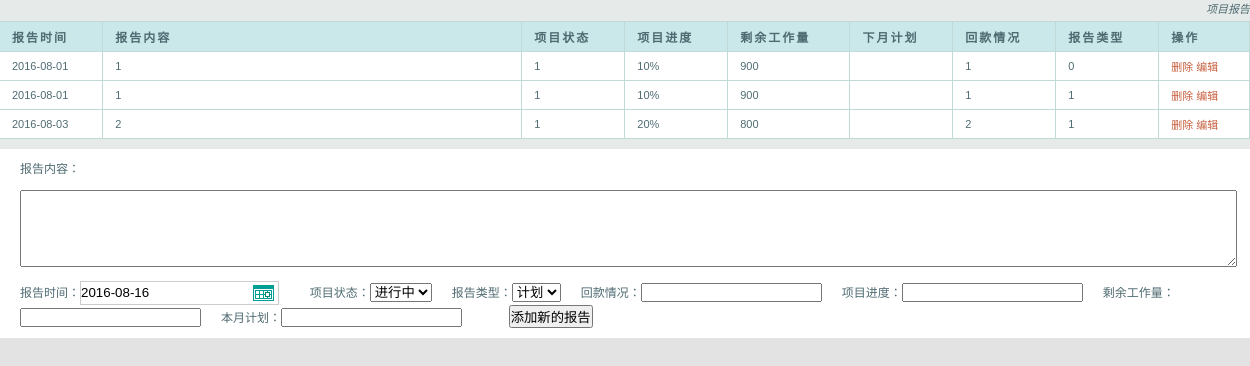
/projectreport.php?pid=16, run on the app's committed database.
### tables this page shows
CREATE TABLE IF NOT EXISTS `projectreport` (
  `id` int(11) NOT NULL AUTO_INCREMENT,
  `projectid` int(11) DEFAULT NULL,
  `reportcontent` varchar(500) DEFAULT NULL,
  `reportdate` datetime DEFAULT NULL,
  `status` varchar(20) DEFAULT NULL,
  `progress` varchar(20) DEFAULT NULL,
  `remainwork` varchar(500) NOT NULL,
  `monthplan` varchar(500) NOT NULL,
  `returnmoney` varchar(20) DEFAULT NULL,
  `flag` int(11) NOT NULL,
  PRIMARY KEY (`id`)
);

### projectreport.php (the view, shortened to what this page needs)
<!DOCTYPE html PUBLIC "-//W3C//DTD XHTML 1.0 Transitional//EN" "http://www.w3.org/TR/xhtml1/DTD/xhtml1-transitional.dtd">
<html xmlns="http://www.w3.org/1999/xhtml">
<head>
</head>
<body>
<table id="mytable" cellspacing="0">
<caption>项目报告</caption>
<th scope="col">报告时间</th>
<th scope="col">报告内容</th>
<th scope="col">项目状态</th>
<th scope="col">项目进度</th>
<th scope="col">剩余工作量</th>
<th scope="col">下月计划</th>
<th scope="col">回款情况</th>
<th scope="col">报告类型</th>
<th scope="col">操作</th>
<?php
$pid=$_GET['pid'];
$con = mysqli_connect('localhost', 'sa', '123456', 'calendardb');
mysqli_query($con,"set names 'utf8'");
$sql = "SELECT * FROM `projectreport` WHERE projectid=".$pid;
$result=mysqli_query($con,$sql);
while($row = mysqli_fetch_row($result)){
	$reportdate=$row[3];
	$reportcontent=$row[2];
	$projectstatus=$row[4];
	$projectprogress=$row[5];
	$remainwork=$row[6];
	$monthplan=$row[7];
	$returnmoney=$row[8];
	$reportclass=$row[9];
	$id=$row[0];
	$test="deletereport(".$id.")";
	$update="updatereport(".$id.")";
?>
<tr>
<td class="row"><?php echo date("Y-m-d",strtotime($reportdate)) ?></td>
<td class="row" width="400"><?php echo $reportcontent ?></td>
<td class="row"><?php echo $projectstatus ?></td>
<td class="row"><?php echo $projectprogress ?></td>
<td class="row"><?php echo $remainwork ?></td>
<td class="row"><?php echo $monthplan ?></td>
<td class="row"><?php echo $returnmoney ?></td>
<td class="row"><?php echo $reportclass ?></td>
<td class="row"><a href="javascript:void(0)"  onclick="<?php echo $test ?>" >删除</a>           	<a href="javascript:void(0)" onclick="<?php echo $update ?>" >编辑</a></td>
</tr>
<?php
	}
?>
</table>
<div class="box">
报告内容：<br/>&nbsp;&nbsp;&nbsp;&nbsp;&nbsp;&nbsp;&nbsp;&nbsp;&nbsp;&nbsp;<textarea name="reportinfo" id="reportinfo" cols="150" rows="5"></textarea><br/><br/>
报告时间：<input class="laydate-icon" id="reportdate" value=<?php echo date('Y-m-d',time()) ?>> &nbsp;&nbsp;&nbsp;&nbsp;&nbsp; <input class="text" id="idd"  style="width:0;height:0;visibility:hidden;"  value="">
项目状态：<select id="projectstatus"  name="projectstatus">
        <option value="1" >进行中</option>
		</select>&nbsp;&nbsp;&nbsp;&nbsp;&nbsp;
报告类型：<select id="reportclass"  name="reportclass">
        <option value="0" >计划</option>
		</select>&nbsp;&nbsp;&nbsp;&nbsp;&nbsp;
回款情况：<input type="text" id="returnmoney" name="returnmoney" />&nbsp;&nbsp;&nbsp;&nbsp;&nbsp;
项目进度：<input type="text" id="projectprogress" name="projectprogress" />&nbsp;&nbsp;&nbsp;&nbsp;&nbsp;
剩余工作量：<input type="text" id="remainwork" name="remainwork" />&nbsp;&nbsp;&nbsp;&nbsp;&nbsp;
本月计划：<input type="text" id="monthplan" name="monthplan" />
<input id="btnadd" type="button" value="添加新的报告" onclick="save()" />&nbsp;&nbsp;&nbsp;&nbsp;
</div>
</body>
</html>

### need/laydate.css (style rules this page uses)
.laydate-icon, .laydate-icon-default, .laydate-icon-danlan, .laydate-icon-dahong, .laydate-icon-molv { height:22px; line-height:22px; padding-right:20px; border:1px solid #C6C6C6; background-repeat:no-repeat; background-position:right center; background-color:#fff; outline:0; }

### projectreport.php (style rules this page uses)
* { margin:0;padding:0;list-style:none; }
html { background-color:#E3E3E3; font-size:14px; color:#000; font-family:'微软雅黑' }
a,a:hover { text-decoration:none; }
.box { width:100%; padding:10px 20px; background-color:#fff;margin:10px auto; }
body { font: normal 11px auto "Trebuchet MS", Verdana, Arial, Helvetica, sans-serif; color: #4f6b72; background: #E6EAE9; }
a { color: #c75f3e; }
#mytable { width: 100%; padding: 0; margin: 0; }
caption { padding: 0 0 5px 0; width: 100%; font: italic 11px "Trebuchet MS", Verdana, Arial, Helvetica, sans-serif; text-align: right; }
th { font: bold 11px "Trebuchet MS", Verdana, Arial, Helvetica, sans-serif; color: #4f6b72; border-right: 1px solid #C1DAD7; border-bottom: 1px solid #C1DAD7; border-top: 1px solid #C1DAD7; letter-spacing: 2px; text-transform: uppercase; text-align: left; padding: 6px 6px 6px 12px; background: #CAE8EA no-repeat; }
td { border-right: 1px solid #C1DAD7; border-bottom: 1px solid #C1DAD7; background: #fff; font-size:11px; padding: 6px 6px 6px 12px; color: #4f6b72; }
html>body td { font-size:11px; }
body,td,th { font-family: 宋体, Arial; font-size: 12px; }

### data on the page
projectreport: reportdate "2016-08-01", reportcontent "1", status "1", progress "10%", remainwork "900", returnmoney "1", flag "0"
projectreport: reportdate "2016-08-01", reportcontent "1", status "1", progress "10%", remainwork "900", returnmoney "1", flag "1"
projectreport: reportdate "2016-08-03", reportcontent "2", status "1", progress "20%", remainwork "800", returnmoney "2", flag "1"
